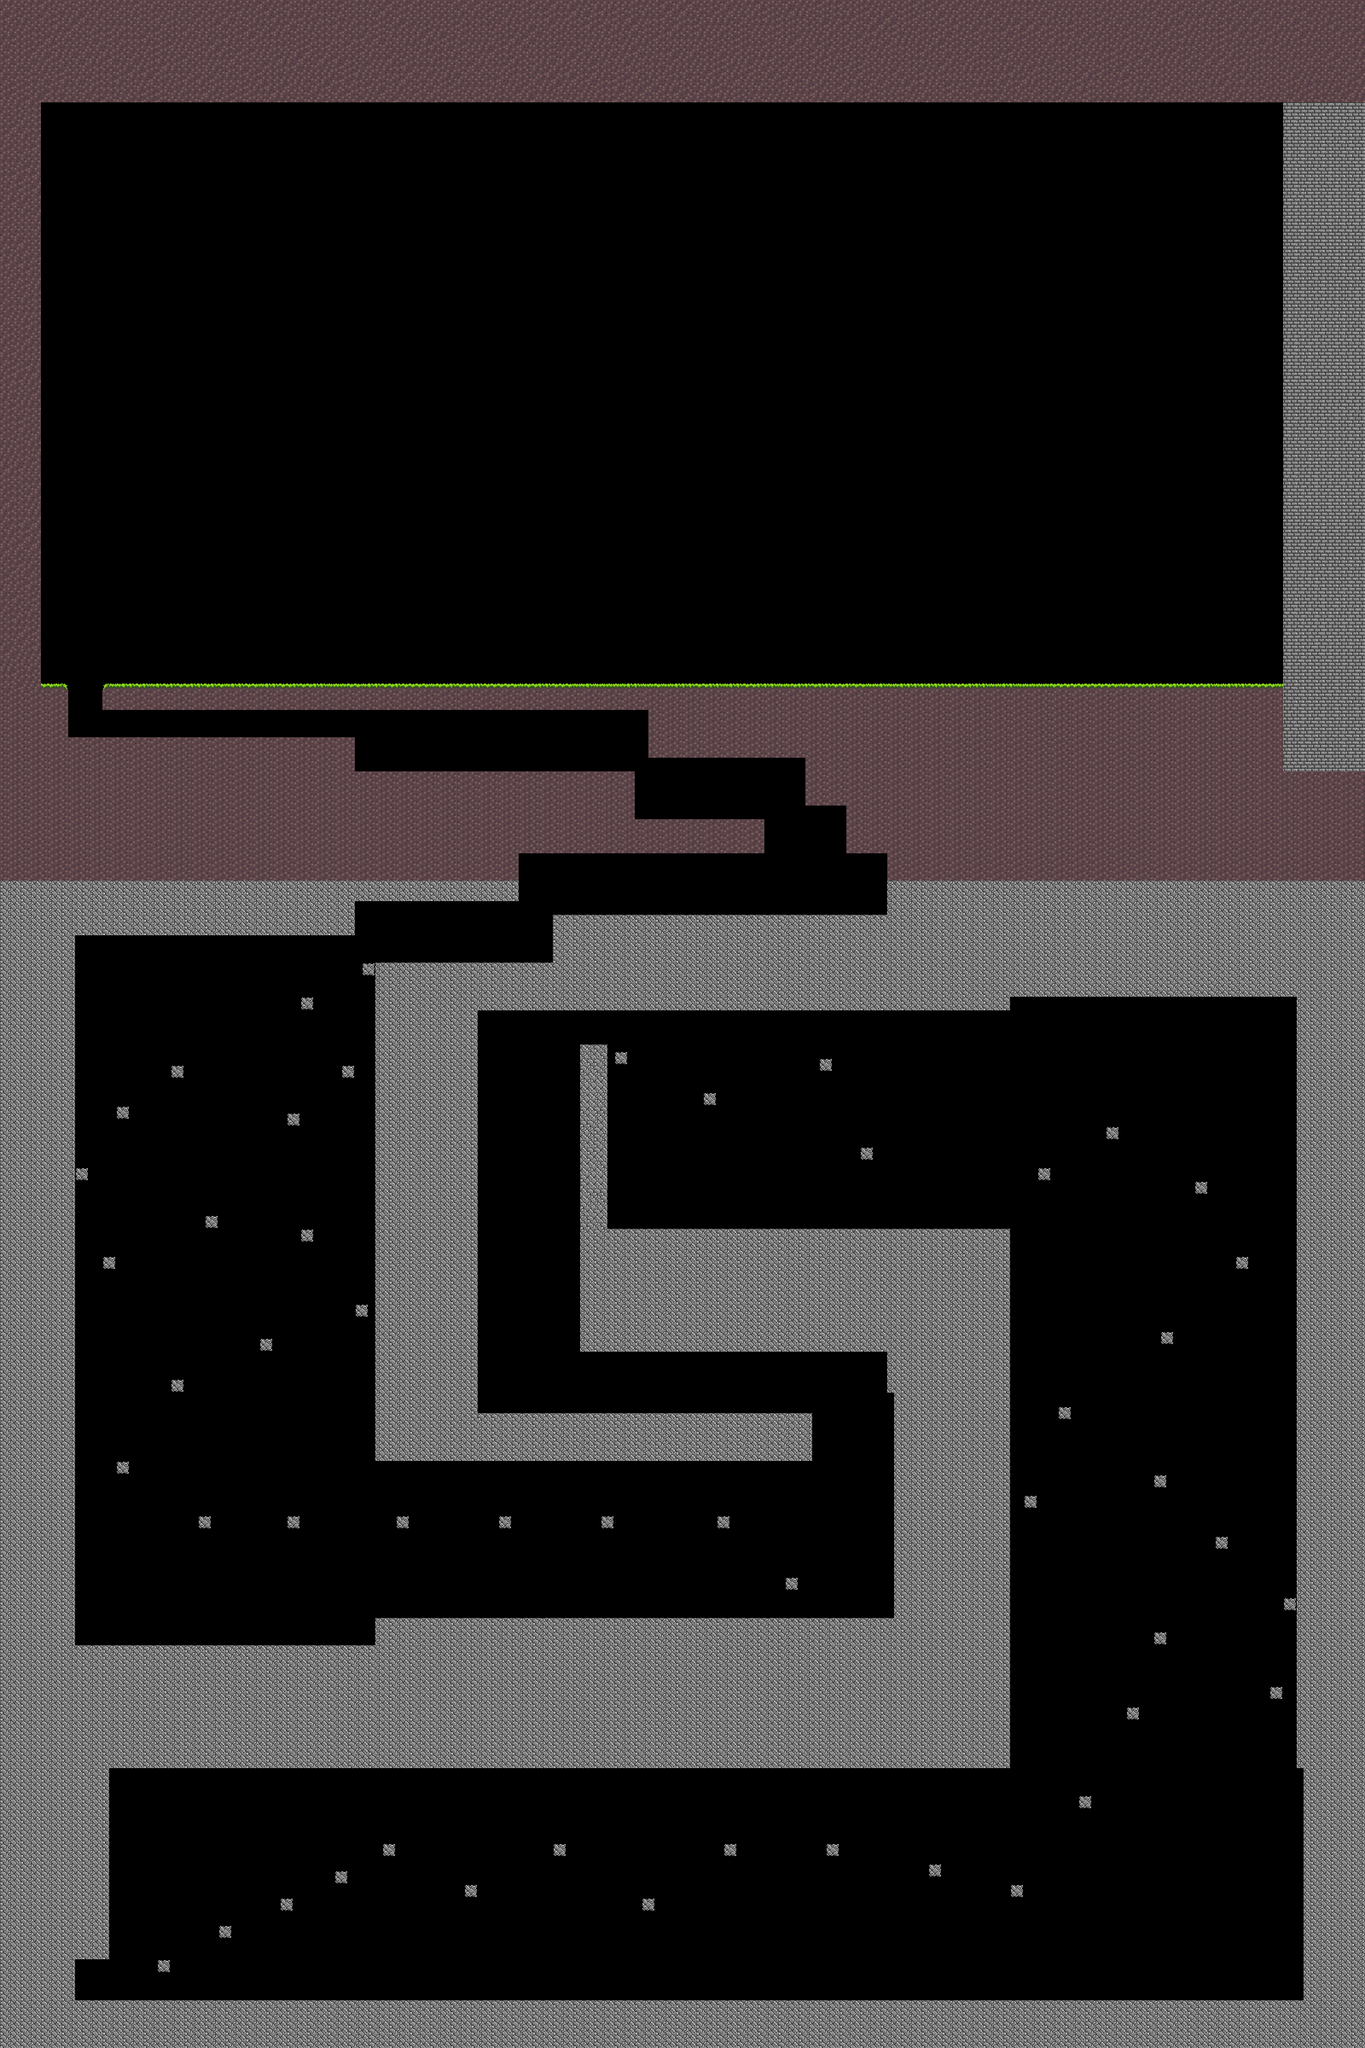

The image is a tile-based game level rendered from a .tmx file. Its description and source (layers, tilesets, objects; grid data summarised) follow:
An orthogonal 200x300 tile map with 16x16 px tiles, 1 tile layer (terrain), 5 tilesets and 101 objects (15x Checkpoint, Player, Unlock, sword).

<map version="1.0" orientation="orthogonal" width="200" height="300" tilewidth="16" tileheight="16">
 <tileset firstgid="1" source="Stone.tsx" />
 <tileset firstgid="241" source="Grass.tsx" />
 <tileset firstgid="593" source="Dirt.tsx" />
 <tileset firstgid="833" source="Stone Brick.tsx" />
 <tileset firstgid="1073" source="Stone.tsx" />
 <layer name="terrain" width="200" height="300">
  <data>[60000 cells, 22806 non-empty, 18 distinct tile ids]</data>
 </layer>
 <objectgroup name="Collision" width="200" height="300" visible="0">
  <object name="Player" x="192" y="4632" width="30" height="40">
   <properties>
    <property name="Type" value="Player" />
   </properties>
  </object>
  <object x="1" y="4689" width="3200" height="111" />
  <object x="0" y="2160" width="174" height="2530" />
  <object x="175" y="3857" width="705" height="99" />
  <object x="175" y="4143" width="80" height="448" />
  <object x="3041" y="2304" width="157" height="1839" />
  <object x="3056" y="4142" width="141" height="545" />
  <object x="1361" y="2881" width="1006" height="285" />
  <object x="881" y="3792" width="1483" height="348" />
  <object x="879" y="3312" width="1024" height="112" />
  <object x="879" y="2368" width="240" height="943" />
  <object x="832" y="2080" width="384" height="32" />
  <object x="880" y="2256" width="1488" height="111" />
  <object x="2368" y="2288" width="671" height="47" />
  <object x="1296" y="2144" width="816" height="111" />
  <object x="2080" y="1968" width="49" height="176" />
  <object x="1137" y="1953" width="77" height="123" />
  <object x="1217" y="1920" width="573" height="81" />
  <object x="831" y="1809" width="657" height="109" />
  <object x="161" y="1729" width="671" height="79" />
  <object x="91" y="1603" width="69" height="131" />
  <object x="240" y="1600" width="2767" height="64" />
  <object x="1520" y="1664" width="424" height="111" />
  <object x="1888" y="1775" width="131" height="112" />
  <object x="1984" y="1887" width="95" height="113" />
  <object x="1" y="227" width="95" height="1424" />
  <object x="93" y="175" width="2959" height="64" />
  <object x="3009" y="241" width="77" height="1424" />
  <object x="176" y="2080" width="656" height="109" />
  <object x="2096" y="3264" width="269" height="528" />
  <object x="175" y="4081" width="704" height="60" />
  <object x="2080" y="3169" width="287" height="93" />
  <object x="368" y="4592" width="32" height="32" />
  <object x="512" y="4512" width="32" height="32" />
  <object x="657" y="4449" width="32" height="32" />
  <object x="784" y="4385" width="32" height="32" />
  <object x="896" y="4321" width="32" height="32" />
  <object x="1296" y="4321" width="32" height="32" />
  <object x="1504" y="4448" width="32" height="32" />
  <object x="1697" y="4321" width="32" height="32" />
  <object x="1936" y="4321" width="32" height="32" />
  <object x="2177" y="4369" width="32" height="32" />
  <object x="2368" y="4417" width="32" height="32" />
  <object x="2527" y="4208" width="32" height="32" />
  <object x="1089" y="4417" width="32" height="32" />
  <object x="2401" y="3504" width="32" height="32" />
  <object x="2641" y="4000" width="32" height="32" />
  <object x="2977" y="3953" width="32" height="32" />
  <object x="2705" y="3825" width="32" height="32" />
  <object x="2849" y="3599" width="32" height="32" />
  <object x="3008" y="3743" width="32" height="32" />
  <object x="2704" y="3457" width="32" height="32" />
  <object x="2481" y="3298" width="32" height="32" />
  <object x="2432" y="2736" width="32" height="32" />
  <object x="2592" y="2639" width="32" height="32" />
  <object x="2800" y="2768" width="32" height="32" />
  <object x="2896" y="2944" width="32" height="32" />
  <object x="2721" y="3120" width="32" height="32" />
  <object x="1360" y="2450" width="63" height="430" />
  <object x="1441" y="2464" width="32" height="32" />
  <object x="1648" y="2560" width="32" height="32" />
  <object x="1921" y="2480" width="32" height="32" />
  <object x="2016" y="2688" width="32" height="32" />
  <object x="1841" y="3696" width="32" height="32" />
  <object x="1680" y="3553" width="32" height="32" />
  <object x="1408" y="3554" width="32" height="32" />
  <object x="1168" y="3552" width="32" height="32" />
  <object x="929" y="3552" width="32" height="32" />
  <object x="672" y="3552" width="32" height="32" />
  <object x="463" y="3553" width="32" height="32" />
  <object x="273" y="3425" width="32" height="32" />
  <object x="400" y="3232" width="32" height="32" />
  <object x="608" y="3135" width="32" height="32" />
  <object x="832" y="3057" width="32" height="32" />
  <object x="705" y="2882" width="32" height="32" />
  <object x="481" y="2848" width="32" height="32" />
  <object x="241" y="2945" width="32" height="32" />
  <object x="176" y="2738" width="32" height="32" />
  <object x="273" y="2591" width="32" height="32" />
  <object x="401" y="2496" width="32" height="32" />
  <object x="672" y="2609" width="32" height="32" />
  <object x="801" y="2497" width="32" height="32" />
  <object x="704" y="2337" width="32" height="32" />
  <object x="848" y="2257" width="32" height="32" />
  <object name="Unlock" x="2874" y="1481" width="111" height="95">
   <properties>
    <property name="Check" value="final" />
    <property name="Type" value="Objective" />
   </properties>
  </object>
  <object name="Checkpoint" x="909" y="2195" width="37" height="53">
   <properties>
    <property name="Type" value="Objective" />
   </properties>
  </object>
  <object name="Checkpoint" x="1397" y="1737" width="37" height="53">
   <properties>
    <property name="Type" value="Objective" />
   </properties>
  </object>
  <object name="Checkpoint" x="257" y="1540" width="37" height="53">
   <properties>
    <property name="Type" value="Objective" />
   </properties>
  </object>
  <object name="Checkpoint" x="1921" y="3719" width="37" height="53">
   <properties>
    <property name="Type" value="Objective" />
   </properties>
  </object>
  <object name="Checkpoint" x="669" y="3474" width="37" height="53">
   <properties>
    <property name="Type" value="Objective" />
   </properties>
  </object>
  <object name="Checkpoint" x="891" y="4255" width="37" height="53">
   <properties>
    <property name="Type" value="Objective" />
   </properties>
  </object>
  <object name="Checkpoint" x="1691" y="4261" width="37" height="53">
   <properties>
    <property name="Type" value="Objective" />
   </properties>
  </object>
  <object name="Checkpoint" x="2357" y="4349" width="37" height="53">
   <properties>
    <property name="Type" value="Objective" />
   </properties>
  </object>
  <object name="Checkpoint" x="2966" y="3889" width="37" height="53">
   <properties>
    <property name="Type" value="Objective" />
   </properties>
  </object>
  <object name="Checkpoint" x="2397" y="3440" width="37" height="53">
   <properties>
    <property name="Type" value="Objective" />
   </properties>
  </object>
  <object name="Checkpoint" x="2212" y="2825" width="37" height="53">
   <properties>
    <property name="Type" value="Objective" />
   </properties>
  </object>
  <object name="Checkpoint" x="1375" y="2398" width="37" height="53">
   <properties>
    <property name="Type" value="Objective" />
   </properties>
  </object>
  <object name="Checkpoint" x="1839" y="3258" width="37" height="53">
   <properties>
    <property name="Type" value="Objective" />
   </properties>
  </object>
  <object name="Checkpoint" x="824" y="2995" width="37" height="53">
   <properties>
    <property name="Type" value="Objective" />
   </properties>
  </object>
  <object name="Checkpoint" x="398" y="2435" width="37" height="53">
   <properties>
    <property name="Type" value="Objective" />
   </properties>
  </object>
  </objectgroup>
</map>
<!-- 1 of 101 objects omitted -->
